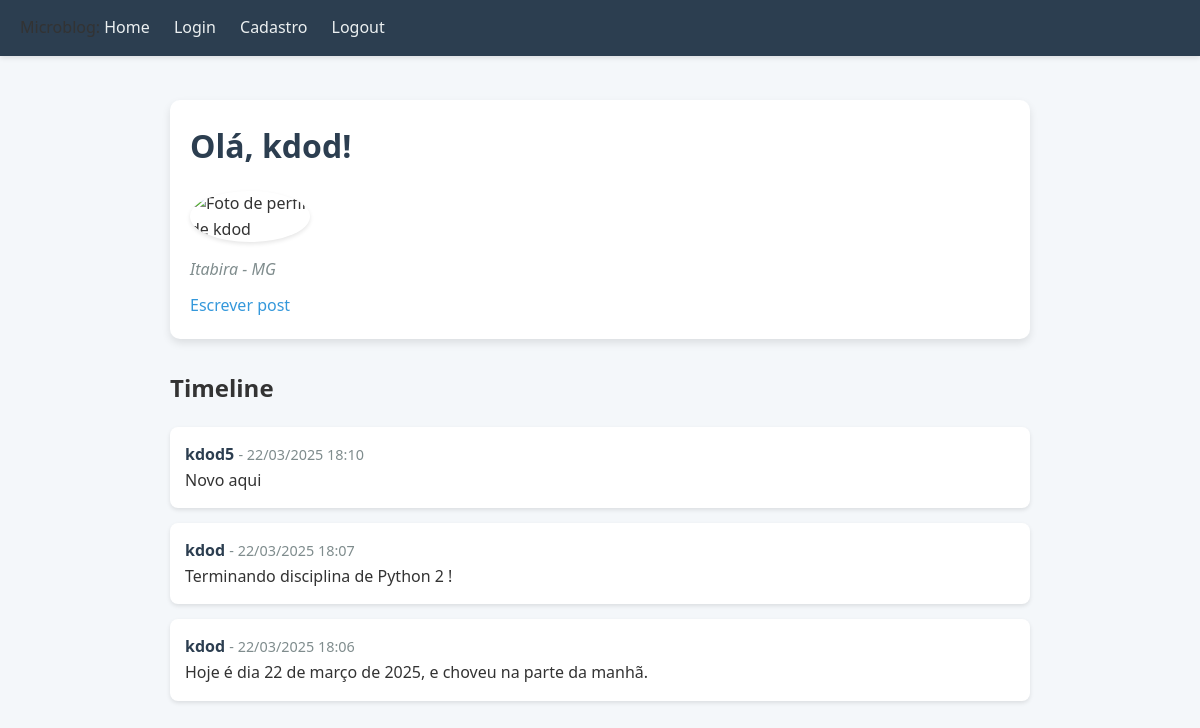
The page / (signed in) on the database its author committed.
### app/models/models.py (models this page shows, shortened)
class User(UserMixin, db.Model):
    __tablename__ = 'users'
    id: Mapped[int] = mapped_column(db.Integer, primary_key=True)
    username: Mapped[str] = mapped_column(db.String(64), index=True, unique=True)
    password: Mapped[str] = mapped_column(db.String(128))
    remember: Mapped[bool] = mapped_column(db.Boolean, default=False)
    last_login: Mapped[datetime] = mapped_column(db.DateTime)
    profile_pic: Mapped[str] = mapped_column(db.String(256), nullable=True)
    bio: Mapped[str] = mapped_column(db.Text, nullable=True)
    posts: Mapped[list['Post']] = relationship(back_populates='author')

class Post(db.Model):
    __tablename__ = 'posts'
    id: Mapped[int] = mapped_column(db.Integer, primary_key=True)
    body: Mapped[str] = mapped_column(db.Text)
    timestamp: Mapped[datetime] = mapped_column(db.DateTime, index=True)
    user_id: Mapped[int] = mapped_column(db.Integer, db.ForeignKey('users.id'))
    author: Mapped['User'] = relationship(back_populates='posts')

### app/routes.py (the view)
@app.route('/')
@login_required
def index():
    posts = alquimias.get_timeline() if current_user.is_authenticated else []
    return render_template('index.html', title='Página Inicial', user=current_user, posts=posts)

### app/alquimias.py (called while the page is built)
def get_timeline():
    return db.session.scalars(select(Post).order_by(Post.timestamp.desc()).limit(5)).all()

### app/models/models.py (called while the page is built)
@login.user_loader
def load_user(id):
    return db.session.get(User, int(id))

### app/templates/index.html (shortened to what this page needs)
{% extends "base.html" %}
{% block content %}
    {% if user.is_authenticated %}
        <div class="profile-card">
            <h1>Olá, {{ user.username }}!</h1>
            {% if user.profile_pic %}
                <img src="{{ user.profile_pic }}" alt="Foto de perfil de {{ user.username }}" class="profile-pic">
            {% endif %}
            {% if user.bio %}
                <p class="bio">{{ user.bio }}</p>
            {% endif %}
            <a href="/post" class="post-link">Escrever post</a>
        </div>
        {% if posts %}
            <h2>Timeline</h2>
            <div class="post-list">
                {% for post in posts %}
                    <div class="post-item">
                        <span class="post-author">{{ post.author.username }}</span>
                        <span class="post-time"> - {{ post.timestamp.strftime('%d/%m/%Y %H:%M') }}</span>
                        <p>{{ post.body }}</p>
                    </div>
                {% endfor %}
            </div>
        {% else %}
            <p>Nenhum post recente.</p>
        {% endif %}
    {% else %}
        <h1>Olá, deseja fazer login?</h1>
    {% endif %}
{% endblock %}

### app/templates/base.html (shortened to what this page needs)
<!doctype html>
<html lang="pt-BR">
<head>
</head>
<body>
    <div class="nav">Microblog:
        <a href="/">Home</a>
        <a href="/login">Login</a>
        <a href="/cadastro">Cadastro</a>
        <a href="/logout">Logout</a>
    </div>
    <div class="container">
        {% block content %}{% endblock %}
    </div>
</body>
</html>

### app/templates/base.html (style rules this page uses)
* { margin: 0; padding: 0; box-sizing: border-box; }
body { font-family: 'Segoe UI', Tahoma, Geneva, Verdana, sans-serif; background-color: #f4f7fa; color: #333; line-height: 1.6; }
.nav { position: fixed; top: 0; width: 100%; background-color: #2c3e50; padding: 15px 20px; box-shadow: 0 2px 5px rgba(0, 0, 0, 0.1); z-index: 1000; }
.nav a { color: #ecf0f1; text-decoration: none; margin-right: 20px; font-weight: 500; transition: color 0.3s; }
.container { max-width: 900px; margin: 80px auto 20px; padding: 20px; }
h1 { color: #2c3e50; margin-bottom: 20px; font-size: 2em; }

### app/templates/index.html (style rules this page uses)
.profile-card { background-color: white; padding: 20px; border-radius: 10px; box-shadow: 0 4px 8px rgba(0, 0, 0, 0.1); margin-bottom: 30px; }
.profile-pic { max-width: 120px; border-radius: 50%; margin-bottom: 15px; box-shadow: 0 2px 4px rgba(0, 0, 0, 0.1); }
.bio { font-style: italic; color: #7f8c8d; }
.post-list { margin-top: 20px; }
.post-item { background-color: white; padding: 15px; border-radius: 8px; box-shadow: 0 2px 4px rgba(0, 0, 0, 0.1); margin-bottom: 15px; }
.post-author { font-weight: bold; color: #2c3e50; }
.post-time { font-size: 0.9em; color: #7f8c8d; }
.post-link { display: inline-block; margin-top: 10px; color: #3498db; text-decoration: none; }

### rows shown on the page
User: username "kdod", bio "Itabira - MG"
Post: author.username "kdod5", timestamp "22/03/2025 18:10", body "Novo aqui"
Post: author.username "kdod", timestamp "22/03/2025 18:07", body "Terminando disciplina de Python 2 !"
Post: author.username "kdod", timestamp "22/03/2025 18:06", body "Hoje é dia 22 de março de 2025, e choveu na parte da manhã."
